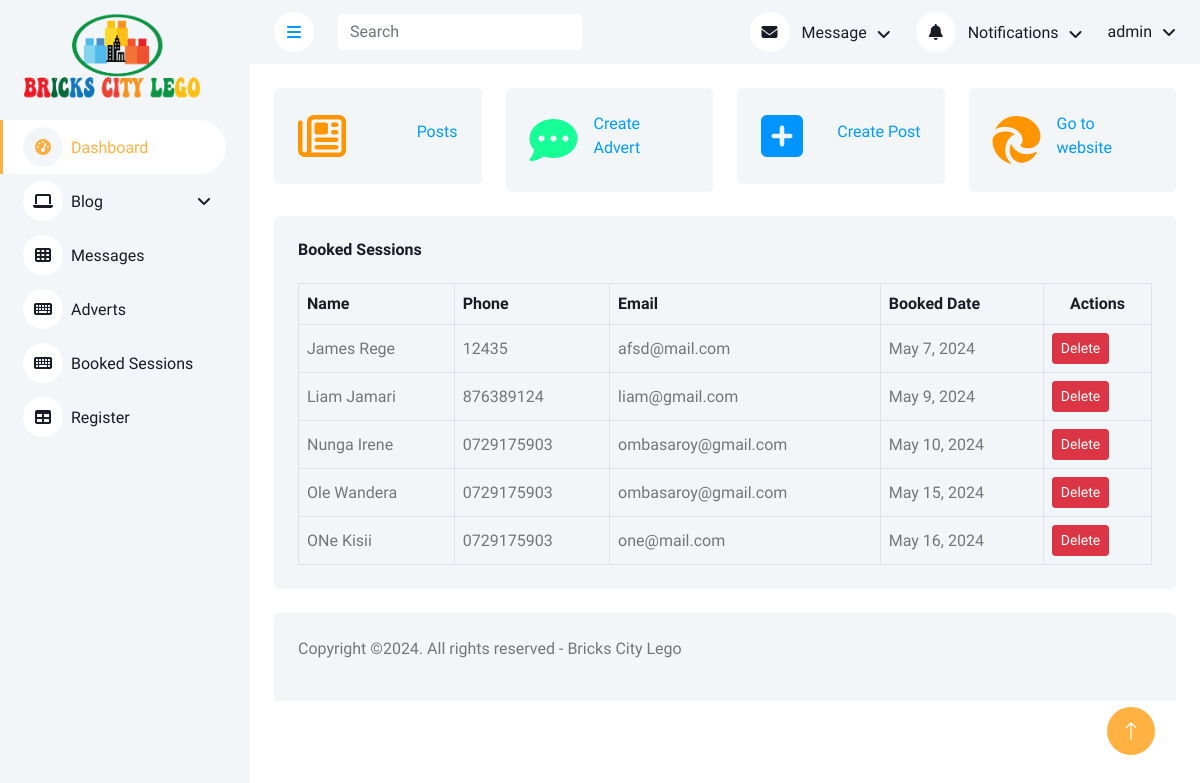
The page /bookedsessions/ (signed in) on the database as committed earlier.
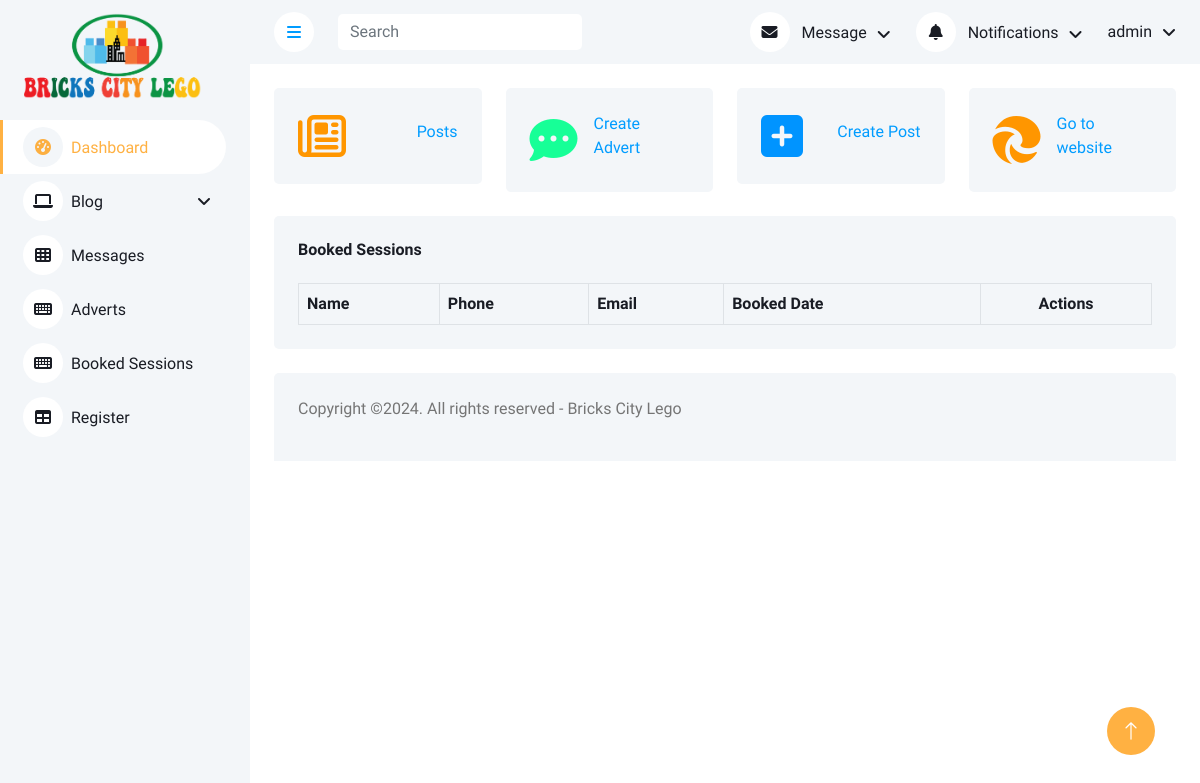
The same page on the database as committed later.
### BrickCity/models.py (models this page shows, shortened)
class BookSession(models.Model):
    fullname = models.CharField(max_length=150)
    phone = models.CharField(max_length=150)
    email = models.EmailField(max_length=100)
    date_booked = models.DateField(null=True, blank=True)
    date_created = models.DateTimeField(auto_now_add=True)

### BrickCity/views.py (the view)
# urls.py: path('bookedsessions/', views.bookedsessions, name='bookedsessions'),
@login_required(login_url='signin')
def bookedsessions(request):
    bookings = BookSession.objects.order_by('date_booked')
    context = {'bookings': bookings}
    return render(request, 'bricksadmin/bookedsessions.html', context)

### BrickCity/templates/bricksadmin/bookedsessions.html (shortened to what this page needs)
{% extends 'bricksadmin/base.html' %}
{% load static %}
{% block content %}
    {% include 'bricksadmin/stats.html' %}
            <div class="container-fluid pt-4 px-4">
                <div class="bg-light text-center rounded p-4">
                    <div class="d-flex align-items-center justify-content-between mb-4">
                        <h6 class="mb-0">Booked Sessions</h6>
                    </div>
                    <div class="table-responsive">
                        <table class="table text-start align-middle table-bordered table-hover mb-0">
                            <thead>
                                <tr class="text-dark">
                                    <th scope="col">Name</th>
                                    <th scope="col">Phone</th>
                                    <th scope="col">Email</th>
                                    <th scope="col">Booked Date</th>
                                    <th scope="col" style="text-align: center">Actions</th>
                                </tr>
                            </thead>
                            <tbody>
                            {% for booking in bookings %}
                                <tr>
                                    <td>{{ booking.fullname}}</td>
                                    <td>{{ booking.phone}}</td>
                                    <td>{{ booking.email}}</td>
                                    <td>{{ booking.date_booked}}</td>
                                    <td>
                                        <a class="btn btn-sm btn-danger" href="{% url 'deletebooking' booking.id %}">Delete</a>
                                    </td>
                                </tr>
                            {% endfor %}
                            </tbody>
                        </table>
                    </div>
                </div>
            </div>
{% endblock %}

Rows that differ between the two databases and show on the page:
removed BookSession: fullname "James Rege", phone "12435", email "afsd@mail.com", date_booked "May 7, 2024"
removed BookSession: fullname "Liam Jamari", phone "876389124", email "liam@gmail.com", date_booked "May 9, 2024"
removed BookSession: fullname "Nunga Irene", phone "0729175903", email "ombasaroy@gmail.com", date_booked "May 10, 2024"
removed BookSession: fullname "Ole Wandera", phone "0729175903", email "ombasaroy@gmail.com", date_booked "May 15, 2024"
removed BookSession: fullname "ONe Kisii", phone "0729175903", email "one@mail.com", date_booked "May 16, 2024"
